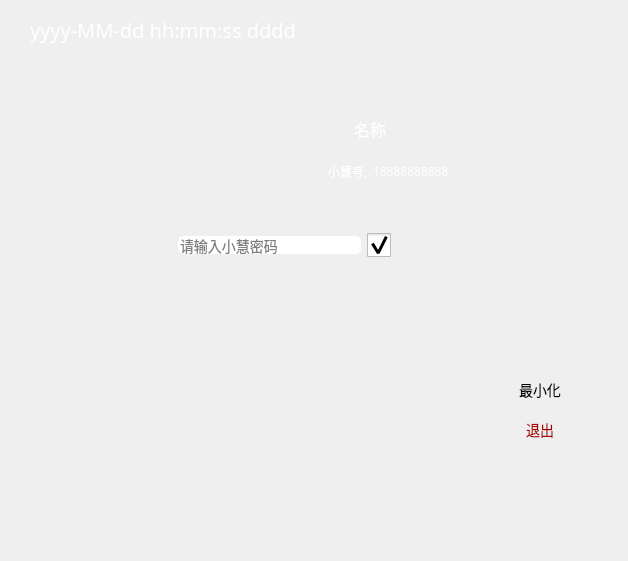
<?xml version="1.0" encoding="UTF-8"?>
<ui version="4.0">
 <class>Lock</class>
 <widget class="QWidget" name="Lock">
  <property name="geometry">
   <rect>
    <x>0</x>
    <y>0</y>
    <width>628</width>
    <height>561</height>
   </rect>
  </property>
  <property name="windowTitle">
   <string>小智</string>
  </property>
  <property name="windowIcon">
   <iconset resource="powerdudemain.qrc">
    <normaloff>:/powerdudemain/Resources/PowerBoy.ico</normaloff>:/powerdudemain/Resources/PowerBoy.ico</iconset>
  </property>
  <property name="styleSheet">
   <string notr="true">font: 9pt &quot;Agency FB&quot;;font-size:14px;</string>
  </property>
  <widget class="QFrame" name="horizontalFrame">
   <property name="geometry">
    <rect>
     <x>169</x>
     <y>220</y>
     <width>261</width>
     <height>50</height>
    </rect>
   </property>
   <layout class="QHBoxLayout" name="horizontalLayout">
    <item>
     <widget class="QLineEdit" name="lineEdit">
      <property name="styleSheet">
       <string notr="true">border-radius:5px</string>
      </property>
      <property name="inputMask">
       <string/>
      </property>
      <property name="text">
       <string/>
      </property>
      <property name="echoMode">
       <enum>QLineEdit::Password</enum>
      </property>
      <property name="placeholderText">
       <string>请输入小慧密码</string>
      </property>
     </widget>
    </item>
    <item>
     <widget class="QCheckBox" name="checkBox">
      <property name="minimumSize">
       <size>
        <width>24</width>
        <height>24</height>
       </size>
      </property>
      <property name="maximumSize">
       <size>
        <width>24</width>
        <height>24</height>
       </size>
      </property>
      <property name="styleSheet">
       <string notr="true">QCheckBox::indicator{
    width: 24px;
    height: 24px;
}
QCheckBox::indicator:unchecked{
    image:url(:/powerdudemain/Resources/view-off.png);
}

QCheckBox::indicator:checked{
    image:url(:/powerdudemain/Resources/view.png);
}</string>
      </property>
      <property name="text">
       <string/>
      </property>
      <property name="iconSize">
       <size>
        <width>24</width>
        <height>24</height>
       </size>
      </property>
      <property name="checked">
       <bool>true</bool>
      </property>
      <property name="tristate">
       <bool>false</bool>
      </property>
     </widget>
    </item>
    <item>
     <widget class="QPushButton" name="loginBtn">
      <property name="sizePolicy">
       <sizepolicy hsizetype="Fixed" vsizetype="Fixed">
        <horstretch>0</horstretch>
        <verstretch>0</verstretch>
       </sizepolicy>
      </property>
      <property name="minimumSize">
       <size>
        <width>24</width>
        <height>0</height>
       </size>
      </property>
      <property name="maximumSize">
       <size>
        <width>24</width>
        <height>16777215</height>
       </size>
      </property>
      <property name="text">
       <string/>
      </property>
      <property name="icon">
       <iconset resource="powerdudemain.qrc">
        <normaloff>:/powerdudemain/Resources/右箭头.png</normaloff>:/powerdudemain/Resources/右箭头.png</iconset>
      </property>
      <property name="iconSize">
       <size>
        <width>24</width>
        <height>24</height>
       </size>
      </property>
      <property name="flat">
       <bool>true</bool>
      </property>
     </widget>
    </item>
   </layout>
  </widget>
  <widget class="TextMovingWidget" name="textMovingWidget" native="true">
   <property name="geometry">
    <rect>
     <x>240</x>
     <y>440</y>
     <width>171</width>
     <height>51</height>
    </rect>
   </property>
  </widget>
  <widget class="QLabel" name="headLabel">
   <property name="geometry">
    <rect>
     <x>210</x>
     <y>120</y>
     <width>54</width>
     <height>51</height>
    </rect>
   </property>
   <property name="text">
    <string/>
   </property>
   <property name="pixmap">
    <pixmap resource="powerdudemain.qrc">:/powerdudemain/Resources/头像.png</pixmap>
   </property>
   <property name="scaledContents">
    <bool>true</bool>
   </property>
   <property name="alignment">
    <set>Qt::AlignCenter</set>
   </property>
  </widget>
  <widget class="QWidget" name="verticalLayoutWidget">
   <property name="geometry">
    <rect>
     <x>290</x>
     <y>110</y>
     <width>160</width>
     <height>80</height>
    </rect>
   </property>
   <layout class="QVBoxLayout" name="verticalLayout">
    <item>
     <widget class="QLabel" name="nameLabel">
      <property name="palette">
       <palette>
        <active>
         <colorrole role="WindowText">
          <brush brushstyle="SolidPattern">
           <color alpha="255">
            <red>255</red>
            <green>255</green>
            <blue>255</blue>
           </color>
          </brush>
         </colorrole>
        </active>
        <inactive>
         <colorrole role="WindowText">
          <brush brushstyle="SolidPattern">
           <color alpha="255">
            <red>255</red>
            <green>255</green>
            <blue>255</blue>
           </color>
          </brush>
         </colorrole>
        </inactive>
        <disabled>
         <colorrole role="WindowText">
          <brush brushstyle="SolidPattern">
           <color alpha="255">
            <red>120</red>
            <green>120</green>
            <blue>120</blue>
           </color>
          </brush>
         </colorrole>
        </disabled>
       </palette>
      </property>
      <property name="font">
       <font>
        <family>Agency FB</family>
        <pointsize>-1</pointsize>
        <weight>50</weight>
        <italic>false</italic>
        <bold>false</bold>
       </font>
      </property>
      <property name="styleSheet">
       <string notr="true">font: 9pt &quot;Agency FB&quot;;font-size:16px;</string>
      </property>
      <property name="text">
       <string>名称</string>
      </property>
      <property name="alignment">
       <set>Qt::AlignCenter</set>
      </property>
     </widget>
    </item>
    <item>
     <layout class="QHBoxLayout" name="horizontalLayout_2">
      <item>
       <widget class="QLabel" name="phoneLabel">
        <property name="palette">
         <palette>
          <active>
           <colorrole role="WindowText">
            <brush brushstyle="SolidPattern">
             <color alpha="255">
              <red>255</red>
              <green>255</green>
              <blue>255</blue>
             </color>
            </brush>
           </colorrole>
          </active>
          <inactive>
           <colorrole role="WindowText">
            <brush brushstyle="SolidPattern">
             <color alpha="255">
              <red>255</red>
              <green>255</green>
              <blue>255</blue>
             </color>
            </brush>
           </colorrole>
          </inactive>
          <disabled>
           <colorrole role="WindowText">
            <brush brushstyle="SolidPattern">
             <color alpha="255">
              <red>120</red>
              <green>120</green>
              <blue>120</blue>
             </color>
            </brush>
           </colorrole>
          </disabled>
         </palette>
        </property>
        <property name="font">
         <font>
          <family>Agency FB</family>
          <pointsize>-1</pointsize>
          <weight>50</weight>
          <italic>false</italic>
          <bold>false</bold>
         </font>
        </property>
        <property name="styleSheet">
         <string notr="true">font: 9pt &quot;Agency FB&quot;;font-size:12px;</string>
        </property>
        <property name="text">
         <string>小慧号:</string>
        </property>
        <property name="alignment">
         <set>Qt::AlignRight|Qt::AlignTrailing|Qt::AlignVCenter</set>
        </property>
       </widget>
      </item>
      <item>
       <widget class="QLabel" name="numLabel">
        <property name="palette">
         <palette>
          <active>
           <colorrole role="WindowText">
            <brush brushstyle="SolidPattern">
             <color alpha="255">
              <red>255</red>
              <green>255</green>
              <blue>255</blue>
             </color>
            </brush>
           </colorrole>
          </active>
          <inactive>
           <colorrole role="WindowText">
            <brush brushstyle="SolidPattern">
             <color alpha="255">
              <red>255</red>
              <green>255</green>
              <blue>255</blue>
             </color>
            </brush>
           </colorrole>
          </inactive>
          <disabled>
           <colorrole role="WindowText">
            <brush brushstyle="SolidPattern">
             <color alpha="255">
              <red>120</red>
              <green>120</green>
              <blue>120</blue>
             </color>
            </brush>
           </colorrole>
          </disabled>
         </palette>
        </property>
        <property name="font">
         <font>
          <family>Agency FB</family>
          <pointsize>-1</pointsize>
          <weight>50</weight>
          <italic>false</italic>
          <bold>false</bold>
         </font>
        </property>
        <property name="styleSheet">
         <string notr="true">font: 9pt &quot;Agency FB&quot;;font-size:12px;</string>
        </property>
        <property name="text">
         <string>18888888888</string>
        </property>
       </widget>
      </item>
     </layout>
    </item>
   </layout>
  </widget>
  <widget class="QLabel" name="dateLabel">
   <property name="geometry">
    <rect>
     <x>30</x>
     <y>10</y>
     <width>300</width>
     <height>40</height>
    </rect>
   </property>
   <property name="palette">
    <palette>
     <active>
      <colorrole role="WindowText">
       <brush brushstyle="SolidPattern">
        <color alpha="255">
         <red>255</red>
         <green>255</green>
         <blue>255</blue>
        </color>
       </brush>
      </colorrole>
     </active>
     <inactive>
      <colorrole role="WindowText">
       <brush brushstyle="SolidPattern">
        <color alpha="255">
         <red>255</red>
         <green>255</green>
         <blue>255</blue>
        </color>
       </brush>
      </colorrole>
     </inactive>
     <disabled>
      <colorrole role="WindowText">
       <brush brushstyle="SolidPattern">
        <color alpha="255">
         <red>120</red>
         <green>120</green>
         <blue>120</blue>
        </color>
       </brush>
      </colorrole>
     </disabled>
    </palette>
   </property>
   <property name="font">
    <font>
     <family>Agency FB</family>
     <pointsize>-1</pointsize>
     <weight>50</weight>
     <italic>false</italic>
     <bold>false</bold>
    </font>
   </property>
   <property name="styleSheet">
    <string notr="true">font: 9pt &quot;Agency FB&quot;;font-size:20px;</string>
   </property>
   <property name="text">
    <string>yyyy-MM-dd hh:mm:ss dddd</string>
   </property>
  </widget>
  <widget class="QPushButton" name="sysBtn">
   <property name="geometry">
    <rect>
     <x>530</x>
     <y>500</y>
     <width>50</width>
     <height>50</height>
    </rect>
   </property>
   <property name="text">
    <string/>
   </property>
   <property name="icon">
    <iconset resource="powerdudemain.qrc">
     <normaloff>:/powerdudemain/Resources/lockExit.png</normaloff>:/powerdudemain/Resources/lockExit.png</iconset>
   </property>
   <property name="iconSize">
    <size>
     <width>32</width>
     <height>32</height>
    </size>
   </property>
   <property name="flat">
    <bool>true</bool>
   </property>
  </widget>
  <widget class="QFrame" name="verticalFrame_2">
   <property name="geometry">
    <rect>
     <x>460</x>
     <y>370</y>
     <width>160</width>
     <height>80</height>
    </rect>
   </property>
   <layout class="QVBoxLayout" name="verticalLayout_2">
    <property name="spacing">
     <number>0</number>
    </property>
    <property name="leftMargin">
     <number>0</number>
    </property>
    <property name="topMargin">
     <number>0</number>
    </property>
    <property name="rightMargin">
     <number>0</number>
    </property>
    <property name="bottomMargin">
     <number>0</number>
    </property>
    <item>
     <widget class="QPushButton" name="minBtn">
      <property name="sizePolicy">
       <sizepolicy hsizetype="Minimum" vsizetype="Preferred">
        <horstretch>0</horstretch>
        <verstretch>0</verstretch>
       </sizepolicy>
      </property>
      <property name="autoFillBackground">
       <bool>true</bool>
      </property>
      <property name="text">
       <string>最小化</string>
      </property>
      <property name="flat">
       <bool>true</bool>
      </property>
     </widget>
    </item>
    <item>
     <widget class="QPushButton" name="exitBtn">
      <property name="sizePolicy">
       <sizepolicy hsizetype="Minimum" vsizetype="Preferred">
        <horstretch>0</horstretch>
        <verstretch>0</verstretch>
       </sizepolicy>
      </property>
      <property name="palette">
       <palette>
        <active>
         <colorrole role="ButtonText">
          <brush brushstyle="SolidPattern">
           <color alpha="255">
            <red>170</red>
            <green>0</green>
            <blue>0</blue>
           </color>
          </brush>
         </colorrole>
        </active>
        <inactive>
         <colorrole role="ButtonText">
          <brush brushstyle="SolidPattern">
           <color alpha="255">
            <red>170</red>
            <green>0</green>
            <blue>0</blue>
           </color>
          </brush>
         </colorrole>
        </inactive>
        <disabled>
         <colorrole role="ButtonText">
          <brush brushstyle="SolidPattern">
           <color alpha="255">
            <red>120</red>
            <green>120</green>
            <blue>120</blue>
           </color>
          </brush>
         </colorrole>
        </disabled>
       </palette>
      </property>
      <property name="autoFillBackground">
       <bool>true</bool>
      </property>
      <property name="text">
       <string>退出</string>
      </property>
      <property name="flat">
       <bool>true</bool>
      </property>
     </widget>
    </item>
   </layout>
  </widget>
 </widget>
 <customwidgets>
  <customwidget>
   <class>TextMovingWidget</class>
   <extends>QWidget</extends>
   <header>textmovingwidget.h</header>
   <container>1</container>
  </customwidget>
 </customwidgets>
 <resources>
  <include location="powerdudemain.qrc"/>
 </resources>
 <connections/>
</ui>
